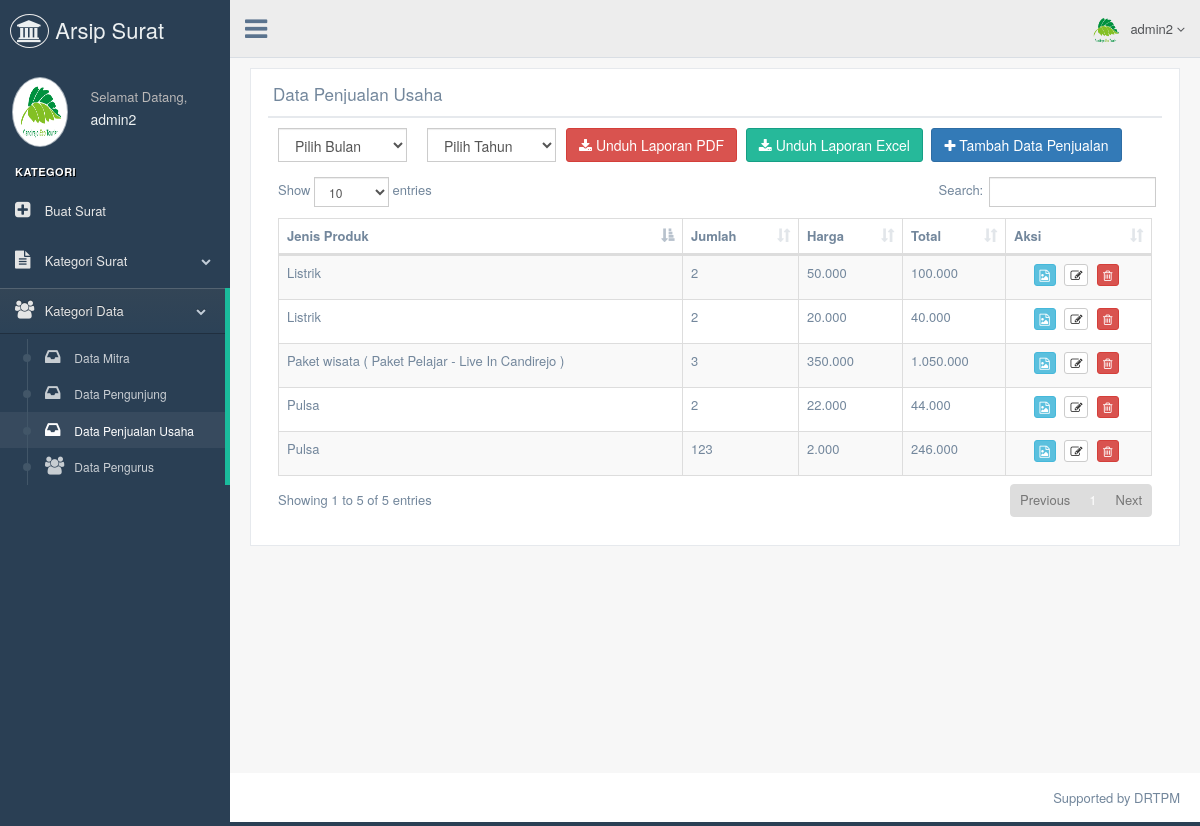
Screenshot of /admin/datapenjualanusaha.php (signed in) with the database file from the repository.
### tables this page shows
CREATE TABLE `tb_data_penjualan_usaha` (
  `id` int NOT NULL,
  `produk` enum('Paket wisata','Listrik','Pulsa') NOT NULL,
  `paket_wisata` varchar(255) DEFAULT NULL,
  `jumlah` int NOT NULL,
  `harga` decimal(10,2) NOT NULL,
  `total` decimal(10,2) GENERATED ALWAYS AS ((`jumlah` * `harga`)) STORED
);

### admin/datapenjualanusaha.php (the view, shortened to what this page needs)
<!DOCTYPE html>
<html lang="en">
<head>
  <link href="../assets/vendors/bootstrap/dist/css/bootstrap.min.css" rel="stylesheet">
  <link href="../assets/vendors/font-awesome/css/font-awesome.min.css" rel="stylesheet">
  <link href="../assets/vendors/nprogress/nprogress.css" rel="stylesheet">
  <link href="../assets/vendors/iCheck/skins/flat/green.css" rel="stylesheet">
  <link href="../assets/vendors/datatables.net-bs/css/dataTables.bootstrap.min.css" rel="stylesheet">
  <link href="../assets/vendors/datatables.net-buttons-bs/css/buttons.bootstrap.min.css" rel="stylesheet">
  <link href="../assets/vendors/datatables.net-fixedheader-bs/css/fixedHeader.bootstrap.min.css" rel="stylesheet">
  <link href="../assets/vendors/datatables.net-responsive-bs/css/responsive.bootstrap.min.css" rel="stylesheet">
  <link href="../assets/vendors/datatables.net-scroller-bs/css/scroller.bootstrap.min.css" rel="stylesheet">
  <link href="../assets/build/css/custom.min.css" rel="stylesheet">
</head>
<body class="nav-md">
  <div class="container body">
    <div class="main_container">
      <?php
      include("sidebarmenu.php");
      ?>
      <?php
      include("header.php");
      ?>
      <div class="right_col" role="main">
        <div class="">
          <div class="row">
            <div class="col-md-12 col-sm-12 col-xs-12">
              <div class="x_panel">
                <div class="x_title">
                  <h2>Data Penjualan Usaha</h2>
                  <div class="clearfix"></div>
                </div>
                <form action="downloadlaporan_penjualan.php" name="download_penjualan" method="post"
                  enctype="multipart/form-data" id="demo-form2" data-parsley-validate
                  class="form-horizontal form-label-left">
                  <div class="col-md-2 col-sm-2 col-xs-6">
                    <select name="bulan" class="select2_single form-control" tabindex="-1">
                      <option>Pilih Bulan</option>
                    </select>
                  </div>
                  <div class="col-md-2 col-sm-2 col-xs-6">
                    <select name="tahun" class="select2_single form-control" tabindex="-1">
                      <option>Pilih Tahun</option>
                    </select>
                  </div>
                  <a href="export/export_data_penjualan_usaha.php" class="btn btn-danger"><i class="fa fa-download"></i>
                    Unduh
                    Laporan
                    PDF</a>
                  <a href="export/exportExcel_data_penjualan_usaha.php" class="btn btn-success"><i
                      class="fa fa-download"></i> Unduh
                    Laporan
                    Excel</a>
                  <a href="inputdatapenjualan.php"><button type="button" class="btn btn-primary"><i
                        class="fa fa-plus"></i> Tambah Data Penjualan</button></a>
                </form>
                <div class="x_content">
                  <div class="x_content">
                    <?php
                    include '../koneksi/koneksi.php';
                    $sql1      = "SELECT * FROM tb_data_penjualan_usaha ORDER BY id ASC";
                    $query1    = mysqli_query($db, $sql1);
                    $total    = mysqli_num_rows($query1);
                    if ($total == 0) {
                      echo "<center><h2>Belum Ada Data Penjualan</h2></center>";
                    } else { ?>
                    <table id="datatable" class="table table-striped table-bordered">
                      <thead>
                        <tr>
                          <th>Jenis Produk</th>
                          <th>Jumlah</th>
                          <th>Harga</th>
                          <th>Total</th>
                          <th>Aksi</th>
                        </tr>
                      </thead>
                      <tbody>
                        <?php
                          while ($data = mysqli_fetch_array($query1)) {
                            echo '<tr>
                               <td>' . htmlspecialchars($data['produk']) .
                                  ($data['produk'] === 'Paket wisata' ? ' ( ' . htmlspecialchars($data['paket_wisata']) . ' )' : '') .
                              '</td>
                                <td>' . htmlspecialchars($data['jumlah']) . '</td>
                                <td>' . htmlspecialchars(number_format($data['harga'], 0, ',', '.')) . '</td>
                                <td>' . htmlspecialchars(number_format($data['total'], 0, ',', '.')) . '</td>
                                <td style="text-align:center;">
                                    <a href="detail-penjualan.php?id=' . $data['id'] . '"><button type="button" title="Detail" class="btn btn-info btn-xs"><i class="fa fa-file-image-o"></i></button></a>
                                    <a href="editpenjualan.php?id=' . $data['id'] . '"><button type="button" title="Edit" class="btn btn-default btn-xs"><i class="fa fa-edit"></i></button></a>
                                    <a onclick="return konfirmasi()" href="proses/proses_hapuspenjualan.php?id=' . $data['id'] . '"><button type="button" title="Hapus" class="btn btn-danger btn-xs"><i class="fa fa-trash-o"></i></button></a>
                                </td>
                            </tr>';
                          }
                          ?>
                      </tbody>
                    </table>
                    <?php } ?>
                  </div>
                </div>
              </div>
            </div>
          </div>
        </div>
      </div>
      <footer>
        <div class="pull-right">
          Supported by DRTPM
        </div>
        <div class="clearfix"></div>
      </footer>
    </div>
  </div>
</body>
</html>

### admin/sidebarmenu.php (shortened to what this page needs)
<?php
include '../koneksi/koneksi.php';
$sql = "SELECT * FROM tb_admin WHERE id_admin='".$_SESSION['id']."'";
$query = mysqli_query($db, $sql);
$admin_login = mysqli_fetch_array($query);
$current_page = basename($_SERVER['PHP_SELF']);
$kategori_surat_pages = ['datasuratmasuk.php', 'datasuratkeluar.php'];
$kategori_data_pages  = ['datamitra.php', 'datapengunjung.php', 'datapenjualanusaha.php', 'datapengurus.php'];
$is_kategori_surat_active = in_array($current_page, $kategori_surat_pages);
$is_kategori_data_active  = in_array($current_page, $kategori_data_pages);
?>
<div class="col-md-3 left_col">
  <div class="left_col scroll-view">
    <div class="navbar nav_title" style="border: 0;">
      <a href="index.php" class="site_title"><i class="fa fa-institution"></i> <span>Arsip Surat</span></a>
    </div>
    <div class="profile clearfix">
      <div class="profile_pic">
        <img src="images/<?php echo htmlspecialchars($admin_login['gambar']); ?>" height="70" width="85" alt="" class="img-circle profile_img">
      </div>
      <div class="profile_info">
        <span>Selamat Datang,</span>
        <h2><?php echo htmlspecialchars($_SESSION['nama']); ?></h2>
      </div>
    </div>
    <br />
    <div id="sidebar-menu" class="main_menu_side hidden-print main_menu">
      <div class="menu_section">
        <h3>Kategori</h3>
        <ul class="nav side-menu">
          <li class="<?php echo $current_page == 'inputbuatsurat.php' ? 'active' : ''; ?>">
            <a href="inputbuatsurat.php"><i class="fa fa-plus-square"></i> Buat Surat</a>
          </li>
          <li class="<?php echo $is_kategori_surat_active ? 'active' : ''; ?>">
            <a href="#">
              <i class="fa fa-file-text"></i> Kategori Surat <span class="fa fa-chevron-down"></span>
            </a>
          </li>
          <li class="<?php echo $is_kategori_data_active ? 'active' : ''; ?>">
            <a href="#">
              <i class="fa fa-users"></i> Kategori Data <span class="fa fa-chevron-down"></span>
            </a>
            <ul class="nav child_menu" style="<?php echo $is_kategori_data_active ? 'display:block;' : 'display:none;'; ?>">
              <li class="<?php echo $current_page == 'datamitra.php' ? 'active' : ''; ?>">
                <a href="datamitra.php"><i class="fa fa-inbox"></i> Data Mitra</a>
              </li>
              <li class="<?php echo $current_page == 'datapengunjung.php' ? 'active' : ''; ?>">
                <a href="datapengunjung.php"><i class="fa fa-inbox"></i> Data Pengunjung</a>
              </li>
              <li class="<?php echo $current_page == 'datapenjualanusaha.php' ? 'active' : ''; ?>">
                <a href="datapenjualanusaha.php"><i class="fa fa-inbox"></i> Data Penjualan Usaha</a>
              </li>
              <li class="<?php echo $current_page == 'datapengurus.php' ? 'active' : ''; ?>">
                <a href="datapengurus.php"><i class="fa fa-users"></i> Data Pengurus</a>
              </li>
            </ul>
          </li>
        </ul>
      </div>
    </div>
  </div>
</div>

### admin/header.php (shortened to what this page needs)
<?php
include '../koneksi/koneksi.php';
$sql  		= "SELECT * FROM tb_admin where id_admin='".$_SESSION['id']."'";
$query  	= mysqli_query($db, $sql);
$admin_login = mysqli_fetch_array($query);
?>
        <div class="top_nav">
          <div class="nav_menu">
            <nav>
              <div class="nav toggle">
                <a id="menu_toggle"><i class="fa fa-bars"></i></a>
              </div>
              <ul class="nav navbar-nav navbar-right">
                <li class="">
                  <a href="javascript:;" class="user-profile dropdown-toggle" data-toggle="dropdown" aria-expanded="false">
                    <img src="images/<?php echo $admin_login['gambar']; ?>" alt=""><?php echo $_SESSION['nama'];?>
                    <span class=" fa fa-angle-down"></span>
                  </a>
                </li>
              </ul>
            </nav>
          </div>
        </div>

### rows the page displays
tb_data_penjualan_usaha: produk "Pulsa", jumlah "2", harga "22.000", total "44.000"
tb_data_penjualan_usaha: produk "Pulsa", jumlah "123", harga "2.000", total "246.000"
tb_data_penjualan_usaha: produk "Listrik", jumlah "2", harga "50.000", total "100.000"
tb_data_penjualan_usaha: produk "Paket wisata", paket_wisata "Paket Pelajar - Live In Candirejo", jumlah "3", harga "350.000", total "1.050.000"
tb_data_penjualan_usaha: produk "Listrik", jumlah "2", harga "20.000", total "40.000"

### other values shown
$_SESSION['nama'] "admin2"
